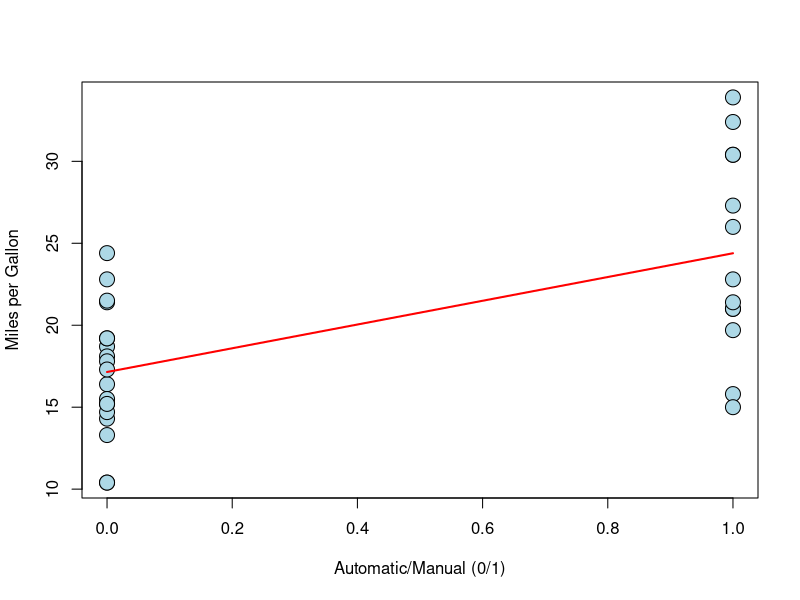
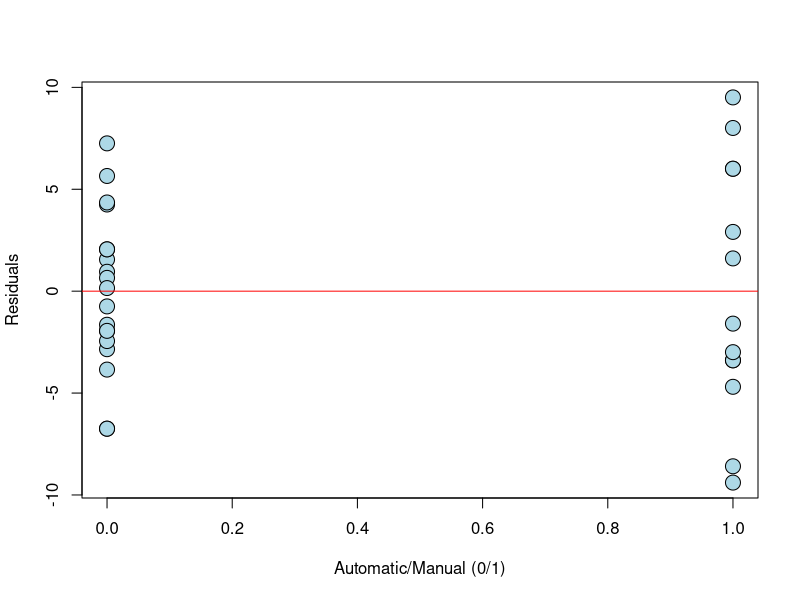
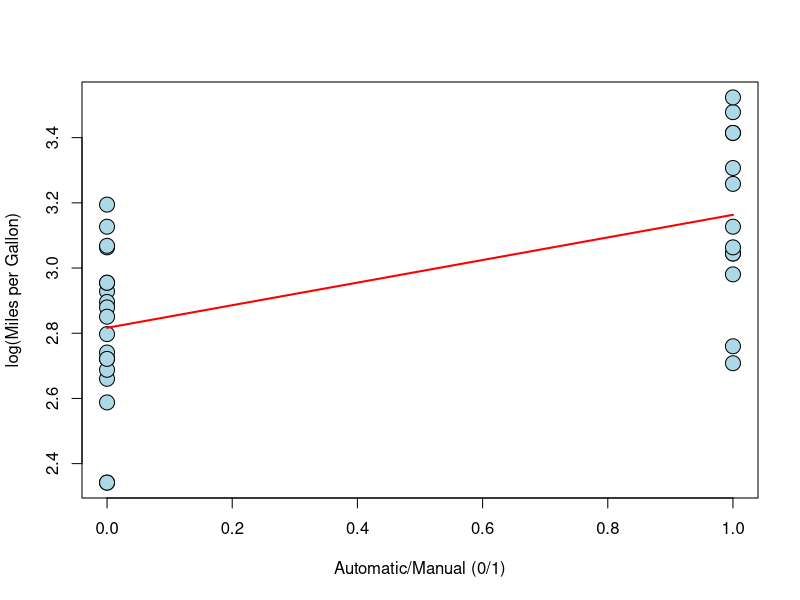
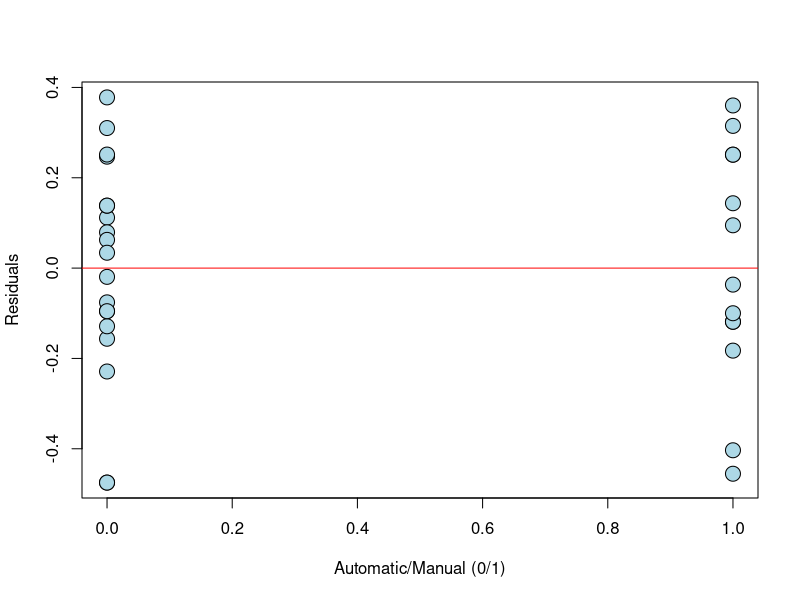

These figures' R source, in order:
## ---- chunk 1
fit1 = lm(mpg ~ factor(am), data = mtcars)
summary(fit1)
## ---- chunk 2
fit2 = lm(I(log(mpg)) ~ factor(am), data = mtcars)
summary(fit2)
## ---- chunk 3
plot(mtcars$am, mtcars$mpg, xlab="Automatic/Manual (0/1)", ylab = "Miles per Gallon",
     pch = 21, bg = "lightblue", cex = 2)
lines(mtcars$am, predict(fit1), col = "red", lwd = 2)
## ---- chunk 4
plot(mtcars$am, resid(fit1), ylab="Residuals", xlab="Automatic/Manual (0/1)",
     pch = 21, bg = "lightblue", cex = 2)
abline(0, 0, col = "red")
## ---- chunk 5
plot(mtcars$am, log(mtcars$mpg), xlab="Automatic/Manual (0/1)", ylab = "log(Miles per Gallon)",
     pch = 21, bg = "lightblue", cex = 2)
lines(mtcars$am, predict(fit2), col = "red", lwd = 2)
## ---- chunk 6
plot(mtcars$am, resid(fit2), ylab="Residuals", xlab="Automatic/Manual (0/1)",
     pch = 21, bg = "lightblue", cex = 2)
abline(0, 0, col = "red")
